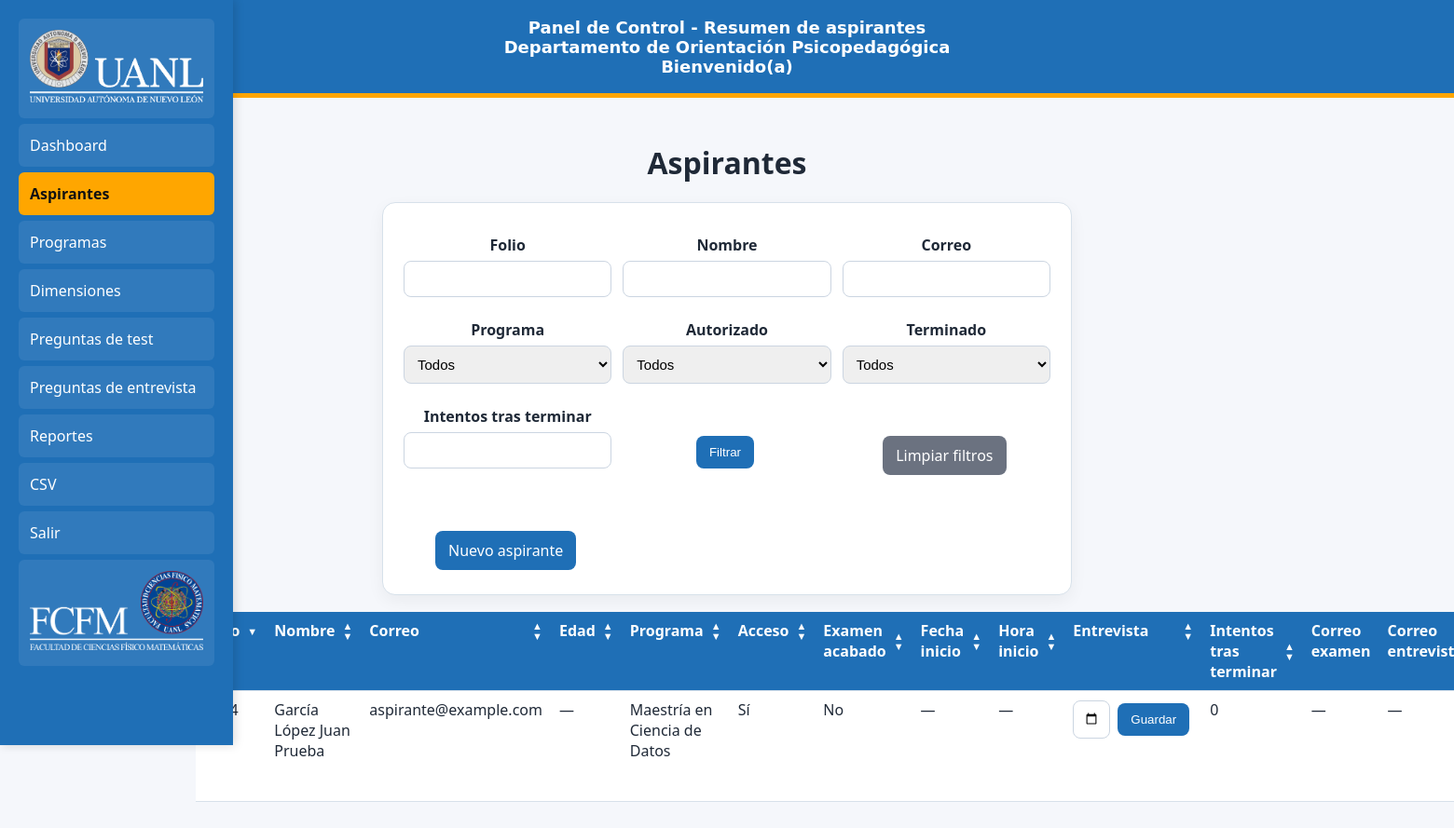
Page /admin/aspirantes.php (signed in) on the committed database.
### tables this page shows
CREATE TABLE aspirantes (
 id INT AUTO_INCREMENT PRIMARY KEY,
 folio_ceneval VARCHAR(50) NOT NULL UNIQUE,
 codigo_acceso VARCHAR(255) NOT NULL,
 apellido_paterno VARCHAR(100) NOT NULL,
 apellido_materno VARCHAR(100) DEFAULT '',
 nombres VARCHAR(150) NOT NULL,
 correo VARCHAR(180) DEFAULT '',
 maestria VARCHAR(180) NOT NULL,
 autorizado TINYINT(1) DEFAULT 1,
 terminado TINYINT(1) DEFAULT 0,
 intentos_post_finalizacion INT DEFAULT 0,
 created_at TIMESTAMP DEFAULT CURRENT_TIMESTAMP
);

### includes/functions.php (called while the page is built, shortened)
<?php
function h($s){ return htmlspecialchars((string)$s, ENT_QUOTES, 'UTF-8'); }
function calcular_edad($fecha){
    if(empty($fecha)) return '—';
}
?>

### admin/aspirantes.php (the view, shortened to what this page needs)
<?php
	require_once __DIR__.'/../includes/db.php';
	require_once __DIR__.'/../includes/functions.php';
	$params = [];
	$allowedSorts = [
		'folio' => 'folio_ceneval',
		'nombre' => 'apellido_paterno, apellido_materno, nombres',
		'correo' => 'correo',
		'edad' => 'fecha_nacimiento',
		'programa' => 'maestria',
		'autorizado' => 'autorizado',
		'terminado' => 'terminado',
		'fecha' => 'inicio_examen_at',
		'hora' => 'inicio_examen_at',
		'entrevista' => 'entrevista_at',
		'intentos' => 'intentos_post_finalizacion'
	];
	$sort = $_GET['sort'] ?? 'folio';
	$dir = strtolower($_GET['dir'] ?? 'asc');
	$sql = 'SELECT * FROM aspirantes';
	$sql .= ' ORDER BY '.$allowedSorts[$sort].' '.strtoupper($dir);
	$st = $pdo->prepare($sql);
	$st->execute($params);
	$rows = $st->fetchAll();
	function sort_link($label, $field, $currentSort, $currentDir) {
		$params = $_GET;
		unset($params['del']);
		$isCurrent = $currentSort === $field;
		$ascParams = array_merge($params, ['sort' => $field, 'dir' => 'asc']);
		$descParams = array_merge($params, ['sort' => $field, 'dir' => 'desc']);
		$ascUrl = 'aspirantes.php?'.http_build_query($ascParams);
		$descUrl = 'aspirantes.php?'.http_build_query($descParams);
		$html = '<span class="th-sort">';
		$html .= '<span>'.h($label).'</span>';
		$html .= '<span class="sort-arrows">';
		if (!($isCurrent && $currentDir === 'asc')) {
			$html .= '<a title="Orden ascendente" href="'.h($ascUrl).'">▲</a>';
		}
		if (!($isCurrent && $currentDir === 'desc')) {
			$html .= '<a title="Orden descendente" href="'.h($descUrl).'">▼</a>';
		}
		$html .= '</span></span>';
		return $html;
	}
?>
<!doctype html>
<html lang="es">
<head>
	<link rel="stylesheet" href="../assets/style.css">
</head>
<body>
	<?php include '_nav.php'; ?>
	<div class= "encabezadoDash">
        <p class="dashTitle"> Panel de Control - Resumen de aspirantes
        	<br>Departamento de Orientación Psicopedagógica<br>
        Bienvenido(a) </p>
    </div>
	<div class="container">
		<h1>Aspirantes</h1>
		<div class="card">
			<form method="get" class="grid">
				<div>
					<label>Folio</label>
					<input name="folio" value="<?=h($_GET['folio']??'')?>">
				</div>
				<div>
					<label>Nombre</label>
					<input name="nombre" value="<?=h($_GET['nombre']??'')?>">
				</div>
				<div>
					<label>Correo</label>
					<input name="correo" value="<?=h($_GET['correo']??'')?>">
				</div>
				<div>
					<label>Programa</label>
					<select name="maestria">
						<option value="">Todos</option>
					</select>
				</div>
				<div>
					<label>Autorizado</label>
					<select name="autorizado">
						<option value="">Todos</option>
					</select>
				</div>
				<div>
					<label>Terminado</label>
					<select name="terminado">
						<option value="">Todos</option>
					</select>
				</div>
				<div>
					<label>Intentos tras terminar</label>
					<input type="number" min="0" name="intentos" value="<?=h($_GET['intentos']??'')?>">
				</div>
				<div>
					<label>&nbsp;</label>
					<button type="submit">Filtrar</button>
				</div>
				<div>
					<label>&nbsp;</label>
					<a class="btn secondary" href="aspirantes.php">Limpiar filtros</a>
				</div>
				<div>
					<label>&nbsp;</label>
					<a class="btn" href="aspirante_form.php">Nuevo aspirante</a>
				</div>
			</form>
		</div>
		<div class="table-wrapper">
			<table class="table">
				<tr>
					<th><?=sort_link('Folio', 'folio', $sort, $dir)?></th>
					<th><?=sort_link('Nombre', 'nombre', $sort, $dir)?></th>
					<th><?=sort_link('Correo', 'correo', $sort, $dir)?></th>
					<th><?=sort_link('Edad', 'edad', $sort, $dir)?></th>
					<th><?=sort_link('Programa', 'programa', $sort, $dir)?></th>
					<th><?=sort_link('Acceso', 'autorizado', $sort, $dir)?></th>
					<th><?=sort_link('Examen acabado', 'terminado', $sort, $dir)?></th>
					<th><?=sort_link('Fecha inicio', 'fecha', $sort, $dir)?></th>
					<th><?=sort_link('Hora inicio', 'hora', $sort, $dir)?></th>
					<th><?=sort_link('Entrevista', 'entrevista', $sort, $dir)?></th>
					<th><?=sort_link('Intentos tras terminar', 'intentos', $sort, $dir)?></th>
					<th>Correo examen</th>
					<th>Correo entrevista</th>
				</tr>
				<?php foreach($rows as $a): ?>
					<tr>
						<td><?=h($a['folio_ceneval'])?></td>
						<td><?=h($a['apellido_paterno'].' '.$a['apellido_materno'].' '.$a['nombres'])?></td>
						<td><?=h($a['correo'])?></td>
						<td><?=calcular_edad($a['fecha_nacimiento'] ?? null)?></td>
						<td><?=h($a['maestria'])?></td>
						<td><?=$a['autorizado']?'Sí':'No'?></td>
						<td><?=$a['terminado']?'Sí':'No'?></td>
						<td>
							<?=!empty($a['inicio_examen_at']) ? h(date('d/m/Y', strtotime($a['inicio_examen_at']))) : '—'?>
						</td>
						<td>
							<?=!empty($a['inicio_examen_at']) ? h(date('H:i', strtotime($a['inicio_examen_at']))) : '—'?>
						</td>
						<td>
							<form method="post" class="inline-form">
								<input
									type="datetime-local"
									name="entrevista_at"
									value="<?=!empty($a['entrevista_at']) ? h(date('Y-m-d\TH:i', strtotime($a['entrevista_at']))) : ''?>">
								<button type="submit" name="guardar_entrevista" value="1">Guardar</button>
							</form>
						</td>
						<td><?=$a['intentos_post_finalizacion']?></td>
						<td>
						    <?=!empty($a['examen_correo_enviado_at']) ? h(date('d/m/Y H:i', strtotime($a['examen_correo_enviado_at']))) : '—'?>
						</td>
						<td>
						    <?=!empty($a['entrevista_correo_enviado_at']) ? h(date('d/m/Y H:i', strtotime($a['entrevista_correo_enviado_at']))) : '—'?>
						</td>
					</tr>
				<?php endforeach; ?>
			</table>
		</div>
	</div>
</body>
</html>

### assets/style.css (style rules this page uses)
:root { --fcfm-blue:#1F6FB6; --fcfm-blue-dark:#154F81; --fcfm-gold:#FFA600; --fcfm-gold-dark:#d98d00; --fcfm-black:#010203; --bg:#F5F7FA; --card:#FFFFFF; --text:#1f2937; --muted:#6b7280; --primary:#0f766e; --danger:#b91c1c; --border:#D7E1EA; }
* { box-sizing:border-box }
body { font-family:Segoe UI, sans-serif; background:#f5f7fb; color:var(--text); margin:0 }
.container { max-width: 50%; min-width: 30%; margin:28px auto; padding:20px; align-items: center; text-align: center; }
.card { background:var(--card); border-top:4px solid var(--fcfm-gold); border:1px solid var(--border); border-radius:14px; padding:22px; margin-bottom:18px; box-shadow:0 6px 18px #0000000d }
.encabezadoDash { background:var(--fcfm-blue); justify-content:space-between; align-items:center; padding: 1px 0px 0px; border-bottom:5px solid #FFA600; }
.dashTitle { font-family: DejaVu Sans, sans-serif; font-size:18px; font-weight:bold; color: white; align-items: center; text-align: center; align-content: center; }
h1,h2,h3 { margin-top:0 }
label { display:block; margin:12px 0 6px; font-weight:bold }
input,select,textarea { width:100%; padding:10px; border:1px solid #cbd5e1; border-radius:8px; font-size:15px }
.btn,button { display:inline-block; background:var(--fcfm-blue); color:white; padding:10px 14px; border:0; border-radius:8px; text-decoration:none; cursor:pointer; margin:4px 4px 4px 0 }
.btn.secondary { background:#6b7280; }
.grid { display:grid; grid-template-columns:repeat(auto-fit,minmax(220px,1fr)); gap:12px }
.table-wrapper { margin: auto -200px 0; }
.table { width:100%; border-collapse:collapse; background:white }
.table th,.table td { border-bottom:1px solid var(--border); padding:9px; text-align:left; vertical-align:top }
.table th { background:var(--fcfm-blue); color:white; }
input[type="datetime-local"] { width: 40px; }
.th-sort { display:flex; align-items:center; justify-content:space-between; gap:8px; }
.sort-arrows { display:flex; flex-direction:column; line-height:11px; }
.sort-arrows a { color:#FFFFFF; text-decoration:none; font-size:11px; }
.inline-form { display:flex; gap:8px; align-items:center; }
.inline-form button { width:auto; white-space:nowrap; }

### rows in the picture
aspirantes: apellido_paterno+apellido_materno+nombres "García López Juan Prueba", correo "aspirante@example.com", fecha_nacimiento "—", maestria "Maestría en Ciencia de Datos", autorizado "Sí", terminado "No", intentos_post_finalizacion "0"

### other values in the picture
$label "Nombre Correo Edad Programa Acceso Examen acabado Fecha inicio Hora inicio Entrevista Intentos tras terminar"
